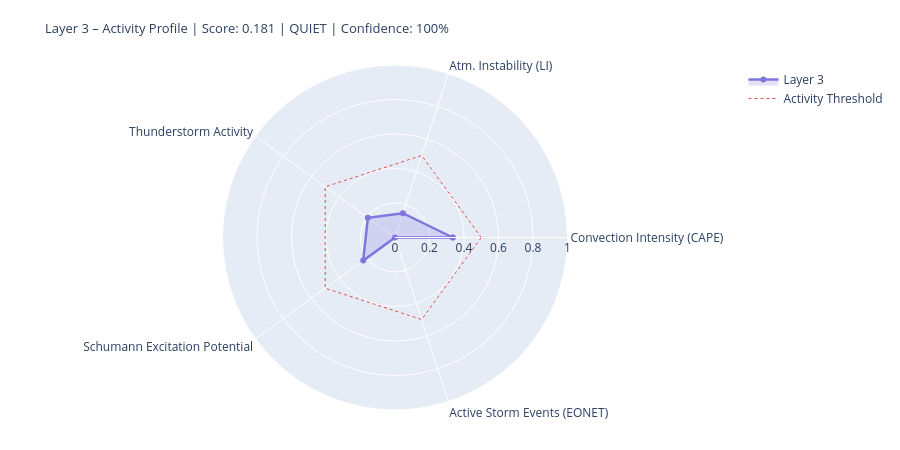

This figure's notebook cell:
### Markdown cell above
---
## 4. State Assessment & Handoff to Layer 4/5

### Code cell
# ============================================================
# LAYER-3-SCORE
# Five dynamic components
# ============================================================

def norm(v, lo, hi):
    if v is None or (isinstance(v, float) and math.isnan(v)): return None
    return round(max(0.0, min(1.0, (v - lo) / (hi - lo))), 4)

# --- 1) Convection intensity (global CAPE mean) ---
cape_mean = df_atm['cape'].dropna().mean() if not df_atm.empty else None
conv_score = norm(cape_mean, 0, 3000)
conv_src   = 'primary' if cape_mean is not None else 'missing'

# --- 2) Atmospheric instability (LI mean) ---
li_mean   = df_atm['li'].dropna().mean() if not df_atm.empty else None
# Negative LI = unstable → higher score
instab_score = norm(-li_mean if li_mean is not None else None, -6, 6)
instab_src   = 'primary' if li_mean is not None else 'missing'

# --- 3) Thunderstorm activity (mean thunder score + WMO count) ---
thunder_mean = df_atm['thunder_score'].mean() if not df_atm.empty else None
n_thunder    = int(df_atm['thunderstorm'].sum()) if not df_atm.empty else 0
thunder_score_val = norm(
    (thunder_mean or 0) * 0.7 + n_thunder * 0.1, 0, 1.0
) if thunder_mean is not None else None
thunder_src = 'primary'

# --- 4) Schumann excitation potential (weighted Schumann contribution) ---
schumann_pot = df_atm['schumann_contribution'].mean() if not df_atm.empty else None
# Boosted by Layer-2 thunderstorm trigger
if schumann_pot is not None and l2_thunder:
    schumann_pot = min(1.0, schumann_pot * 1.2)
schumann_score = norm(schumann_pot, 0, 1.0) if schumann_pot is not None else None
schumann_src   = 'derived'

# --- 5) Storm activity (NASA EONET) ---
# Distinction: None = data not loaded, 0.0 = loaded but no events
storm_score = None
storm_src   = 'missing'
if raw.get('storms') is not None:          # API reached successfully
    storm_score = norm(len(storm_events), 0, 30) if storm_events else 0.0
    storm_src   = 'primary'

# X-Ray and Kp: context only, not in dynamic score
# (X-Ray = Layer-0/4 driver; Kp = geomagnetic index, not a lightning proxy)
xray_context = None
if raw.get('xray'):
    df_xc = pd.DataFrame(raw['xray'])
    fc = next((c for c in df_xc.columns
               if any(k in c.lower() for k in ['flux','long']) and 'time' not in c.lower()),
              df_xc.columns[1])
    df_xc[fc] = pd.to_numeric(df_xc[fc], errors='coerce')
    xray_last = df_xc[fc].dropna().iloc[-1] if not df_xc[fc].dropna().empty else None
    if xray_last:
        xray_class = ('X' if xray_last>=1e-4 else 'M' if xray_last>=1e-5
                      else 'C' if xray_last>=1e-6 else 'B')
        xray_context = {'flux': float(xray_last), 'class': xray_class}
        print(f'X-Ray context: {xray_class}-class ({xray_last:.2e} W/m²)')

# --- Aggregate ---
COMPONENTS = {
    'Convection Intensity (CAPE)':  {'score': conv_score,       'source': conv_src,    'dynamic': True},
    'Atm. Instability (LI)':         {'score': instab_score,     'source': instab_src,  'dynamic': True},
    'Thunderstorm Activity':              {'score': thunder_score_val, 'source': thunder_src, 'dynamic': True},
    'Schumann Excitation Potential':   {'score': schumann_score,   'source': schumann_src,'dynamic': True},
    'Active Storm Events (EONET)': {'score': storm_score,      'source': storm_src,   'dynamic': True},
}

available   = {k: v['score'] for k, v in COMPONENTS.items() if v['score'] is not None}
unavailable = [k for k, v in COMPONENTS.items() if v['score'] is None]
layer3_score = round(sum(available.values()) / len(available), 4) if available else None
confidence   = round(len(available) / len(COMPONENTS), 2)
level = ('unknown' if layer3_score is None
         else 'quiet'   if layer3_score < 0.3
         else 'moderate' if layer3_score < 0.6
         else 'active')
dominant_l3 = max(available, key=available.get) if available else 'none'

# --- Ausgabe ---
W = 68
print('=' * W)
print('LAYER 3 – ATMOSPHERE / WEATHER / THUNDERSTORMS – STATE ASSESSMENT')
print('=' * W)
for name, comp in COMPONENTS.items():
    s = comp['score']
    if s is not None:
        bar = '█' * int(s * 20) + '░' * (20 - int(s * 20))
        print(f'  {name:<36} {bar}  {s:.3f}  [{comp["source"]}]')
    else:
        print(f'  {name:<36} {"─" * 20}  n/a   [missing]')
print('-' * W)
print(f'  Score:        {layer3_score:.3f}  ({len(available)}/{len(COMPONENTS)} components)')
print(f'  Confidence:   {confidence:.0%}')
print(f'  Level:        {level.upper()}')
print(f'  Dominant:     {dominant_l3}')
print(f'  CAPE mean:    {cape_mean:.0f} J/kg' if cape_mean else '  CAPE mean:    n/a')
print(f'  LI mean:      {li_mean:.1f} K' if li_mean is not None else '  LI mean:      n/a')
print(f'  Thunderstorms:{n_thunder} points (WMO)  +  {len(storm_events)} NASA EONET')
print('=' * W)

# Radar
cats   = list(available.keys())
vals_r = list(available.values())
if len(cats) >= 3:
    fig = go.Figure()
    fig.add_trace(go.Scatterpolar(
        r=vals_r + [vals_r[0]], theta=cats + [cats[0]],
        fill='toself', fillcolor='rgba(127,119,221,0.22)',
        line=dict(color='#7F77DD', width=2.5), name='Layer 3'
    ))
    fig.add_trace(go.Scatterpolar(
        r=[0.5] * (len(cats)+1), theta=cats + [cats[0]],
        line=dict(color='#E24B4A', dash='dot', width=1),
        mode='lines', name='Activity Threshold'
    ))
    fig.update_layout(
        title=dict(
            text=f'Layer 3 – Activity Profile | Score: {layer3_score:.3f} | {level.upper()} | Confidence: {confidence:.0%}',
            font=dict(size=13)
        ),
        polar=dict(radialaxis=dict(visible=True, range=[0, 1])),
        height=450, showlegend=True,
        margin=dict(l=60, r=60, t=65, b=40)
    )
    fig.show()

### Figure 1 — Plotly figure (JSON) as saved in the notebook; plotly's stock layout.template omitted (floating-point values rounded to 4 significant figures)
{"data": [{"fill": "toself", "fillcolor": "rgba(127,119,221,0.22)", "line": {"color": "#7F77DD", "width": 2.5}, "name": "Layer 3", "r": [0.3347, 0.1483, 0.1943, 0.228, 0.0, 0.3347], "theta": ["Convection Intensity (CAPE)", "Atm. Instability (LI)", "Thunderstorm Activity", "Schumann Excitation Potential", "Active Storm Events (EONET)", "Convection Intensity (CAPE)"], "type": "scatterpolar"}, {"line": {"color": "#E24B4A", "dash": "dot", "width": 1}, "mode": "lines", "name": "Activity Threshold", "r": [0.5, 0.5, 0.5, 0.5, 0.5, 0.5], "theta": ["Convection Intensity (CAPE)", "Atm. Instability (LI)", "Thunderstorm Activity", "Schumann Excitation Potential", "Active Storm Events (EONET)", "Convection Intensity (CAPE)"], "type": "scatterpolar"}], "layout": {"height": 450, "margin": {"b": 40, "l": 60, "r": 60, "t": 65}, "polar": {"radialaxis": {"range": [0, 1], "visible": true}}, "showlegend": true, "title": {"font": {"size": 13}, "text": "Layer 3 – Activity Profile | Score: 0.181 | QUIET | Confidence: 100%"}}}
